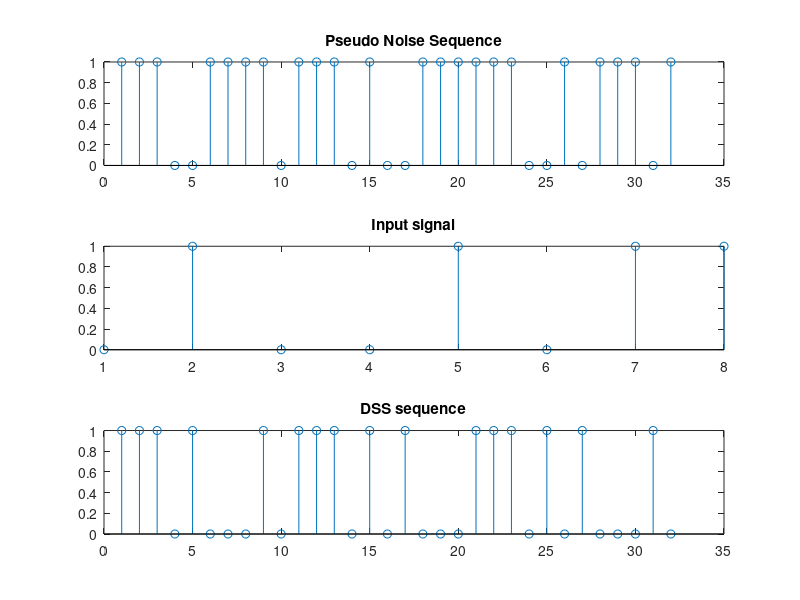

Source code (MATLAB):
clc;
clear all;

% Generate a pseudo random sequence(array) of length 32
pn_stream = round(rand(1, 32))

ip_sg = [0 1 0 0 1 0 1 1];
j = 1;

for i = 1:1:8
    if j < 32
        for k = j:1:j + 3
            tx(k) = xor(pn_stream(k), ip_sg(i));
        endfor
        j = j+4;
    endif
endfor


subplot(3, 1, 1)
stem(pn_stream)
title("Pseudo Noise Sequence")
subplot(3, 1, 2)
stem(ip_sg)
title("Input signal")
subplot(3, 1, 3)
stem(tx)
title("DSS sequence")
